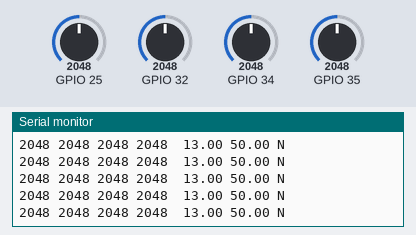
Simulated run of this sketch. Board: ESP32. On the bench: the last lines printed to the serial monitor. The test bench sets the inputs (shaded band); at power-on: GPIO 25 = 2048, GPIO 32 = 2048, GPIO 34 = 2048, GPIO 35 = 2048.

Above: at 1.2 s.
1.3 s: GPIO 25 set to 1070
At 1.8 s:
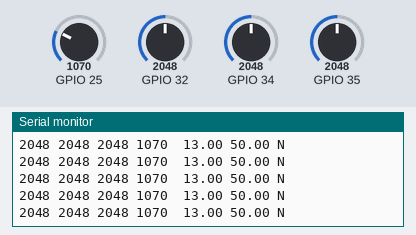
4.3 s: GPIO 25 set to 966
At 5.0 s:
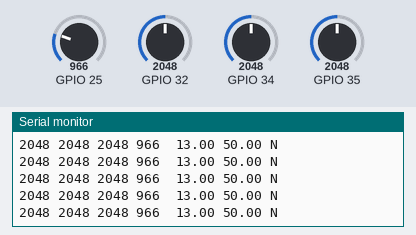
Timing chart, 0 to 7.3 s (numbered marks = the images above; inputs shaded):
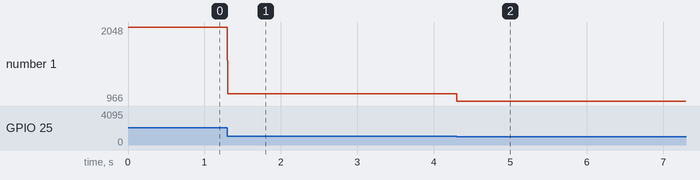

Measured:
- after the input at 1.3 s, the serial monitor: prints a new line at once (image 1)
- after the input at 4.3 s, the serial monitor: prints a new line at once (image 2)
- plotted number 1: 2048 → 1070 after the input at 1.3 s, 1070 → 966 after the input at 4.3 s

The sketch:

ESP32Analog.ino
```cpp
void setup() {
  // put your setup code here, to run once:
Serial.begin(115200);
}

void loop() {
  // put your main code here, to run repeatedly:
Serial.print( analogRead(34 ));
Serial.print(" ");
Serial.print( analogRead(35));
Serial.print(" ");
Serial.print( analogRead(32));
Serial.print(" ");
Serial.print(analogRead(25));
Serial.print(" ");
float timon = analogRead(35);
int acel = analogRead(34);
float angulo = map (timon, 0,4095,12.01,14.01);
float poder = map (acel,0,4095,0,100);
Serial.print(" ");
Serial.print(angulo);
Serial.print(" ");
Serial.print(poder);
Serial.print(" ");
  int bot1 = analogRead(32);
  int bot2 = analogRead(25);
if((bot1 > 4000)&&(bot2 < 10)){
  Serial.print("D");
}
if((bot2 > 4000)&&(bot1 < 2)){
  Serial.print("R");
}
if((bot2 < 4000)&&(bot1 > 2)){
  Serial.print("N");
}

Serial.println("  ");
}
```
